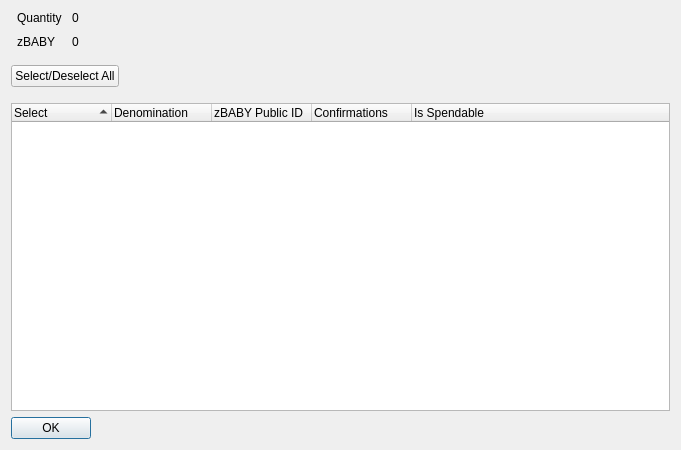
<?xml version="1.0" encoding="UTF-8"?>
<ui version="4.0">
 <class>ZBABYControlDialog</class>
 <widget class="QDialog" name="ZBABYControlDialog">
  <property name="geometry">
   <rect>
    <x>0</x>
    <y>0</y>
    <width>681</width>
    <height>450</height>
   </rect>
  </property>
  <property name="minimumSize">
   <size>
    <width>681</width>
    <height>450</height>
   </size>
  </property>
  <property name="windowTitle">
   <string>Select zBABY to Spend</string>
  </property>
  <layout class="QVBoxLayout" name="verticalLayout" stretch="0,0,0,0">
   <item>
    <layout class="QHBoxLayout" name="horizontalLayout" stretch="0,0">
     <property name="spacing">
      <number>-1</number>
     </property>
     <property name="bottomMargin">
      <number>10</number>
     </property>
     <item>
      <layout class="QFormLayout" name="formLayout">
       <property name="horizontalSpacing">
        <number>10</number>
       </property>
       <property name="verticalSpacing">
        <number>10</number>
       </property>
       <property name="leftMargin">
        <number>6</number>
       </property>
       <property name="rightMargin">
        <number>6</number>
       </property>
       <item row="0" column="0">
        <widget class="QLabel" name="labelQuantity">
         <property name="text">
          <string>Quantity</string>
         </property>
        </widget>
       </item>
       <item row="0" column="1">
        <widget class="QLabel" name="labelQuantity_int">
         <property name="text">
          <string>0</string>
         </property>
        </widget>
       </item>
       <item row="1" column="0">
        <widget class="QLabel" name="labelZBABY">
         <property name="text">
          <string>zBABY</string>
         </property>
        </widget>
       </item>
       <item row="1" column="1">
        <widget class="QLabel" name="labelZBABY_int">
         <property name="text">
          <string>0</string>
         </property>
        </widget>
       </item>
      </layout>
     </item>
     <item>
      <spacer name="horizontalSpacer_2">
       <property name="orientation">
        <enum>Qt::Horizontal</enum>
       </property>
       <property name="sizeHint" stdset="0">
        <size>
         <width>40</width>
         <height>20</height>
        </size>
       </property>
      </spacer>
     </item>
    </layout>
   </item>
   <item>
    <layout class="QHBoxLayout" name="horizontalLayout3" stretch="0,0">
     <property name="spacing">
      <number>14</number>
     </property>
     <property name="bottomMargin">
      <number>10</number>
     </property>
     <item>
      <widget class="QPushButton" name="pushButtonAll">
       <property name="text">
        <string>Select/Deselect All</string>
       </property>
      </widget>
     </item>
     <item>
      <spacer name="horizontalSpacer">
       <property name="orientation">
        <enum>Qt::Horizontal</enum>
       </property>
       <property name="sizeHint" stdset="0">
        <size>
         <width>40</width>
         <height>20</height>
        </size>
       </property>
      </spacer>
     </item>
    </layout>
   </item>
   <item>
    <widget class="QTreeWidget" name="treeWidget">
     <property name="sizePolicy">
      <sizepolicy hsizetype="Expanding" vsizetype="Expanding">
       <horstretch>0</horstretch>
       <verstretch>0</verstretch>
      </sizepolicy>
     </property>
     <property name="minimumSize">
      <size>
       <width>0</width>
       <height>250</height>
      </size>
     </property>
     <property name="alternatingRowColors">
      <bool>true</bool>
     </property>
     <property name="sortingEnabled">
      <bool>true</bool>
     </property>
     <property name="columnCount">
      <number>5</number>
     </property>
     <attribute name="headerDefaultSectionSize">
      <number>100</number>
     </attribute>
     <column>
      <property name="text">
       <string notr="true">Select</string>
      </property>
     </column>
     <column>
      <property name="text">
       <string notr="true">Denomination</string>
      </property>
     </column>
     <column>
      <property name="text">
       <string notr="true">zBABY Public ID</string>
      </property>
     </column>
     <column>
      <property name="text">
       <string notr="true">Confirmations</string>
      </property>
     </column>
     <column>
      <property name="text">
       <string>Is Spendable</string>
      </property>
     </column>
    </widget>
   </item>
   <item>
    <widget class="QDialogButtonBox" name="buttonBox">
     <property name="sizePolicy">
      <sizepolicy hsizetype="Maximum" vsizetype="Fixed">
       <horstretch>0</horstretch>
       <verstretch>0</verstretch>
      </sizepolicy>
     </property>
     <property name="orientation">
      <enum>Qt::Horizontal</enum>
     </property>
     <property name="standardButtons">
      <set>QDialogButtonBox::Ok</set>
     </property>
    </widget>
   </item>
  </layout>
 </widget>
 <resources/>
 <connections>
  <connection>
   <sender>buttonBox</sender>
   <signal>accepted()</signal>
   <receiver>ZBABYControlDialog</receiver>
   <slot>accept()</slot>
   <hints>
    <hint type="sourcelabel">
     <x>248</x>
     <y>254</y>
    </hint>
    <hint type="destinationlabel">
     <x>157</x>
     <y>274</y>
    </hint>
   </hints>
  </connection>
  <connection>
   <sender>buttonBox</sender>
   <signal>rejected()</signal>
   <receiver>ZBABYControlDialog</receiver>
   <slot>reject()</slot>
   <hints>
    <hint type="sourcelabel">
     <x>316</x>
     <y>260</y>
    </hint>
    <hint type="destinationlabel">
     <x>286</x>
     <y>274</y>
    </hint>
   </hints>
  </connection>
 </connections>
</ui>
